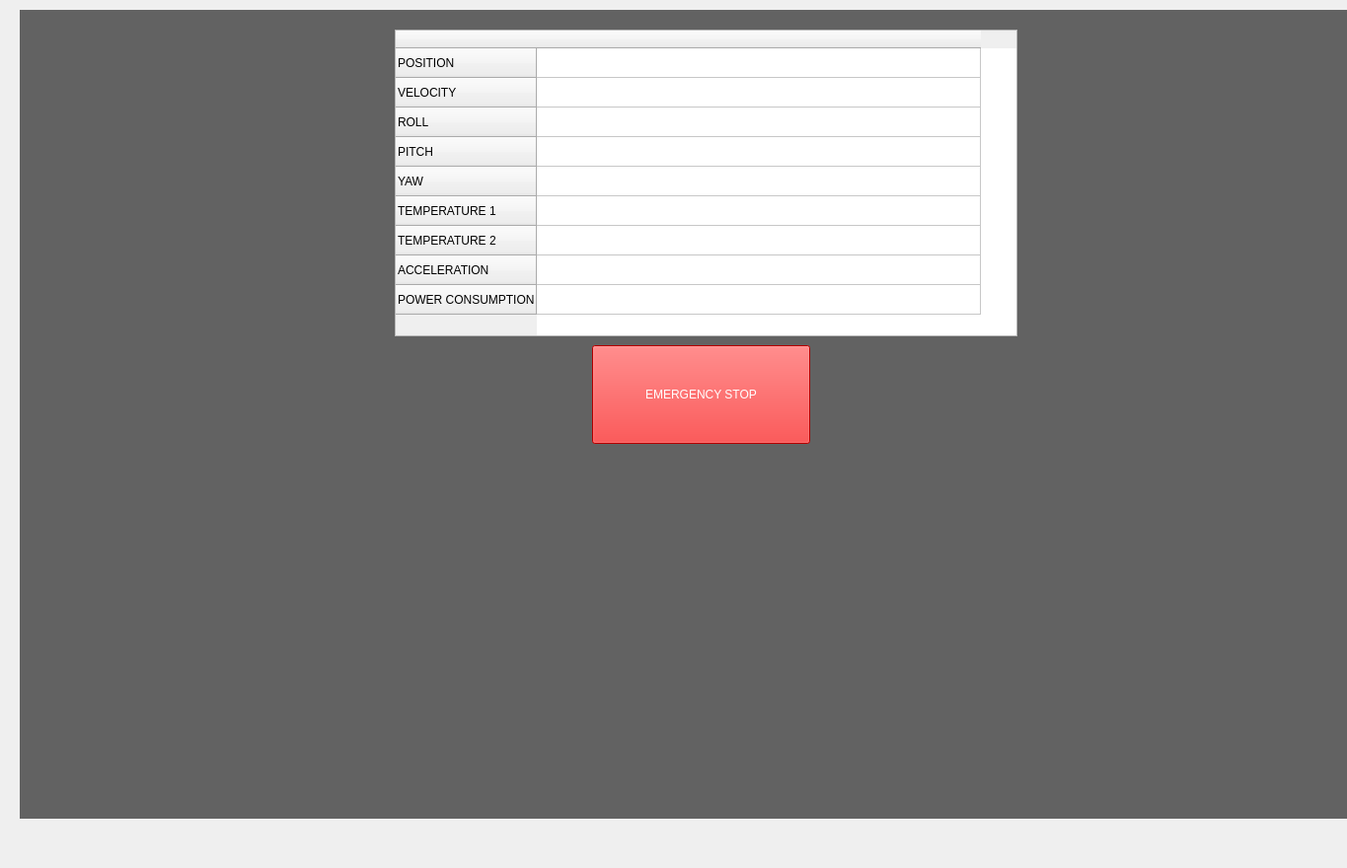
<?xml version="1.0" encoding="UTF-8"?>
<ui version="4.0">
 <class>MainWindow</class>
 <widget class="QMainWindow" name="MainWindow">
  <property name="enabled">
   <bool>true</bool>
  </property>
  <property name="geometry">
   <rect>
    <x>0</x>
    <y>0</y>
    <width>1365</width>
    <height>880</height>
   </rect>
  </property>
  <property name="windowTitle">
   <string>MainWindow</string>
  </property>
  <property name="autoFillBackground">
   <bool>false</bool>
  </property>
  <property name="styleSheet">
   <string notr="true"/>
  </property>
  <widget class="QWidget" name="centralwidget">
   <property name="enabled">
    <bool>true</bool>
   </property>
   <widget class="QPushButton" name="pushButton">
    <property name="enabled">
     <bool>true</bool>
    </property>
    <property name="geometry">
     <rect>
      <x>600</x>
      <y>350</y>
      <width>221</width>
      <height>100</height>
     </rect>
    </property>
    <property name="palette">
     <palette>
      <active>
       <colorrole role="WindowText">
        <brush brushstyle="SolidPattern">
         <color alpha="255">
          <red>255</red>
          <green>255</green>
          <blue>255</blue>
         </color>
        </brush>
       </colorrole>
       <colorrole role="Button">
        <brush brushstyle="SolidPattern">
         <color alpha="255">
          <red>255</red>
          <green>0</green>
          <blue>0</blue>
         </color>
        </brush>
       </colorrole>
       <colorrole role="Light">
        <brush brushstyle="SolidPattern">
         <color alpha="255">
          <red>255</red>
          <green>127</green>
          <blue>127</blue>
         </color>
        </brush>
       </colorrole>
       <colorrole role="Midlight">
        <brush brushstyle="SolidPattern">
         <color alpha="255">
          <red>255</red>
          <green>63</green>
          <blue>63</blue>
         </color>
        </brush>
       </colorrole>
       <colorrole role="Dark">
        <brush brushstyle="SolidPattern">
         <color alpha="255">
          <red>127</red>
          <green>0</green>
          <blue>0</blue>
         </color>
        </brush>
       </colorrole>
       <colorrole role="Mid">
        <brush brushstyle="SolidPattern">
         <color alpha="255">
          <red>170</red>
          <green>0</green>
          <blue>0</blue>
         </color>
        </brush>
       </colorrole>
       <colorrole role="Text">
        <brush brushstyle="SolidPattern">
         <color alpha="255">
          <red>255</red>
          <green>255</green>
          <blue>255</blue>
         </color>
        </brush>
       </colorrole>
       <colorrole role="BrightText">
        <brush brushstyle="SolidPattern">
         <color alpha="255">
          <red>255</red>
          <green>255</green>
          <blue>255</blue>
         </color>
        </brush>
       </colorrole>
       <colorrole role="ButtonText">
        <brush brushstyle="SolidPattern">
         <color alpha="255">
          <red>255</red>
          <green>255</green>
          <blue>255</blue>
         </color>
        </brush>
       </colorrole>
       <colorrole role="Base">
        <brush brushstyle="SolidPattern">
         <color alpha="255">
          <red>255</red>
          <green>0</green>
          <blue>0</blue>
         </color>
        </brush>
       </colorrole>
       <colorrole role="Window">
        <brush brushstyle="SolidPattern">
         <color alpha="255">
          <red>255</red>
          <green>0</green>
          <blue>0</blue>
         </color>
        </brush>
       </colorrole>
       <colorrole role="Shadow">
        <brush brushstyle="SolidPattern">
         <color alpha="255">
          <red>0</red>
          <green>0</green>
          <blue>0</blue>
         </color>
        </brush>
       </colorrole>
       <colorrole role="HighlightedText">
        <brush brushstyle="SolidPattern">
         <color alpha="255">
          <red>255</red>
          <green>255</green>
          <blue>255</blue>
         </color>
        </brush>
       </colorrole>
       <colorrole role="AlternateBase">
        <brush brushstyle="SolidPattern">
         <color alpha="255">
          <red>255</red>
          <green>127</green>
          <blue>127</blue>
         </color>
        </brush>
       </colorrole>
       <colorrole role="ToolTipBase">
        <brush brushstyle="SolidPattern">
         <color alpha="255">
          <red>255</red>
          <green>255</green>
          <blue>220</blue>
         </color>
        </brush>
       </colorrole>
       <colorrole role="ToolTipText">
        <brush brushstyle="SolidPattern">
         <color alpha="255">
          <red>0</red>
          <green>0</green>
          <blue>0</blue>
         </color>
        </brush>
       </colorrole>
      </active>
      <inactive>
       <colorrole role="WindowText">
        <brush brushstyle="SolidPattern">
         <color alpha="255">
          <red>255</red>
          <green>255</green>
          <blue>255</blue>
         </color>
        </brush>
       </colorrole>
       <colorrole role="Button">
        <brush brushstyle="SolidPattern">
         <color alpha="255">
          <red>255</red>
          <green>0</green>
          <blue>0</blue>
         </color>
        </brush>
       </colorrole>
       <colorrole role="Light">
        <brush brushstyle="SolidPattern">
         <color alpha="255">
          <red>255</red>
          <green>127</green>
          <blue>127</blue>
         </color>
        </brush>
       </colorrole>
       <colorrole role="Midlight">
        <brush brushstyle="SolidPattern">
         <color alpha="255">
          <red>255</red>
          <green>63</green>
          <blue>63</blue>
         </color>
        </brush>
       </colorrole>
       <colorrole role="Dark">
        <brush brushstyle="SolidPattern">
         <color alpha="255">
          <red>127</red>
          <green>0</green>
          <blue>0</blue>
         </color>
        </brush>
       </colorrole>
       <colorrole role="Mid">
        <brush brushstyle="SolidPattern">
         <color alpha="255">
          <red>170</red>
          <green>0</green>
          <blue>0</blue>
         </color>
        </brush>
       </colorrole>
       <colorrole role="Text">
        <brush brushstyle="SolidPattern">
         <color alpha="255">
          <red>255</red>
          <green>255</green>
          <blue>255</blue>
         </color>
        </brush>
       </colorrole>
       <colorrole role="BrightText">
        <brush brushstyle="SolidPattern">
         <color alpha="255">
          <red>255</red>
          <green>255</green>
          <blue>255</blue>
         </color>
        </brush>
       </colorrole>
       <colorrole role="ButtonText">
        <brush brushstyle="SolidPattern">
         <color alpha="255">
          <red>255</red>
          <green>255</green>
          <blue>255</blue>
         </color>
        </brush>
       </colorrole>
       <colorrole role="Base">
        <brush brushstyle="SolidPattern">
         <color alpha="255">
          <red>255</red>
          <green>0</green>
          <blue>0</blue>
         </color>
        </brush>
       </colorrole>
       <colorrole role="Window">
        <brush brushstyle="SolidPattern">
         <color alpha="255">
          <red>255</red>
          <green>0</green>
          <blue>0</blue>
         </color>
        </brush>
       </colorrole>
       <colorrole role="Shadow">
        <brush brushstyle="SolidPattern">
         <color alpha="255">
          <red>0</red>
          <green>0</green>
          <blue>0</blue>
         </color>
        </brush>
       </colorrole>
       <colorrole role="HighlightedText">
        <brush brushstyle="SolidPattern">
         <color alpha="255">
          <red>255</red>
          <green>255</green>
          <blue>255</blue>
         </color>
        </brush>
       </colorrole>
       <colorrole role="AlternateBase">
        <brush brushstyle="SolidPattern">
         <color alpha="255">
          <red>255</red>
          <green>127</green>
          <blue>127</blue>
         </color>
        </brush>
       </colorrole>
       <colorrole role="ToolTipBase">
        <brush brushstyle="SolidPattern">
         <color alpha="255">
          <red>255</red>
          <green>255</green>
          <blue>220</blue>
         </color>
        </brush>
       </colorrole>
       <colorrole role="ToolTipText">
        <brush brushstyle="SolidPattern">
         <color alpha="255">
          <red>0</red>
          <green>0</green>
          <blue>0</blue>
         </color>
        </brush>
       </colorrole>
      </inactive>
      <disabled>
       <colorrole role="WindowText">
        <brush brushstyle="SolidPattern">
         <color alpha="255">
          <red>255</red>
          <green>255</green>
          <blue>255</blue>
         </color>
        </brush>
       </colorrole>
       <colorrole role="Button">
        <brush brushstyle="SolidPattern">
         <color alpha="255">
          <red>255</red>
          <green>0</green>
          <blue>0</blue>
         </color>
        </brush>
       </colorrole>
       <colorrole role="Light">
        <brush brushstyle="SolidPattern">
         <color alpha="255">
          <red>255</red>
          <green>127</green>
          <blue>127</blue>
         </color>
        </brush>
       </colorrole>
       <colorrole role="Midlight">
        <brush brushstyle="SolidPattern">
         <color alpha="255">
          <red>255</red>
          <green>63</green>
          <blue>63</blue>
         </color>
        </brush>
       </colorrole>
       <colorrole role="Dark">
        <brush brushstyle="SolidPattern">
         <color alpha="255">
          <red>127</red>
          <green>0</green>
          <blue>0</blue>
         </color>
        </brush>
       </colorrole>
       <colorrole role="Mid">
        <brush brushstyle="SolidPattern">
         <color alpha="255">
          <red>170</red>
          <green>0</green>
          <blue>0</blue>
         </color>
        </brush>
       </colorrole>
       <colorrole role="Text">
        <brush brushstyle="SolidPattern">
         <color alpha="255">
          <red>255</red>
          <green>255</green>
          <blue>255</blue>
         </color>
        </brush>
       </colorrole>
       <colorrole role="BrightText">
        <brush brushstyle="SolidPattern">
         <color alpha="255">
          <red>255</red>
          <green>255</green>
          <blue>255</blue>
         </color>
        </brush>
       </colorrole>
       <colorrole role="ButtonText">
        <brush brushstyle="SolidPattern">
         <color alpha="255">
          <red>255</red>
          <green>255</green>
          <blue>255</blue>
         </color>
        </brush>
       </colorrole>
       <colorrole role="Base">
        <brush brushstyle="SolidPattern">
         <color alpha="255">
          <red>255</red>
          <green>0</green>
          <blue>0</blue>
         </color>
        </brush>
       </colorrole>
       <colorrole role="Window">
        <brush brushstyle="SolidPattern">
         <color alpha="255">
          <red>255</red>
          <green>0</green>
          <blue>0</blue>
         </color>
        </brush>
       </colorrole>
       <colorrole role="Shadow">
        <brush brushstyle="SolidPattern">
         <color alpha="255">
          <red>0</red>
          <green>0</green>
          <blue>0</blue>
         </color>
        </brush>
       </colorrole>
       <colorrole role="HighlightedText">
        <brush brushstyle="SolidPattern">
         <color alpha="255">
          <red>255</red>
          <green>255</green>
          <blue>255</blue>
         </color>
        </brush>
       </colorrole>
       <colorrole role="AlternateBase">
        <brush brushstyle="SolidPattern">
         <color alpha="255">
          <red>255</red>
          <green>0</green>
          <blue>0</blue>
         </color>
        </brush>
       </colorrole>
       <colorrole role="ToolTipBase">
        <brush brushstyle="SolidPattern">
         <color alpha="255">
          <red>255</red>
          <green>255</green>
          <blue>220</blue>
         </color>
        </brush>
       </colorrole>
       <colorrole role="ToolTipText">
        <brush brushstyle="SolidPattern">
         <color alpha="255">
          <red>0</red>
          <green>0</green>
          <blue>0</blue>
         </color>
        </brush>
       </colorrole>
      </disabled>
     </palette>
    </property>
    <property name="acceptDrops">
     <bool>true</bool>
    </property>
    <property name="autoFillBackground">
     <bool>false</bool>
    </property>
    <property name="styleSheet">
     <string notr="true">background-color: red;
selection-color: white;
color:white;
</string>
    </property>
    <property name="text">
     <string>EMERGENCY STOP</string>
    </property>
   </widget>
   <widget class="QLabel" name="label">
    <property name="geometry">
     <rect>
      <x>20</x>
      <y>10</y>
      <width>1420</width>
      <height>820</height>
     </rect>
    </property>
    <property name="styleSheet">
     <string notr="true">background-color: rgb(98, 98, 98);</string>
    </property>
    <property name="text">
     <string/>
    </property>
   </widget>
   <widget class="QLabel" name="label_2">
    <property name="geometry">
     <rect>
      <x>-70</x>
      <y>190</y>
      <width>1420</width>
      <height>880</height>
     </rect>
    </property>
    <property name="styleSheet">
     <string notr="true">image: url(:/newPrefix/backgroundtransparent.png);</string>
    </property>
    <property name="text">
     <string/>
    </property>
   </widget>
   <widget class="QTableWidget" name="tableWidget">
    <property name="geometry">
     <rect>
      <x>400</x>
      <y>30</y>
      <width>631</width>
      <height>311</height>
     </rect>
    </property>
    <property name="acceptDrops">
     <bool>true</bool>
    </property>
    <attribute name="horizontalHeaderDefaultSectionSize">
     <number>450</number>
    </attribute>
    <attribute name="horizontalHeaderMinimumSectionSize">
     <number>50</number>
    </attribute>
    <row>
     <property name="text">
      <string>POSITION</string>
     </property>
    </row>
    <row>
     <property name="text">
      <string>VELOCITY</string>
     </property>
    </row>
    <row>
     <property name="text">
      <string>ROLL</string>
     </property>
    </row>
    <row>
     <property name="text">
      <string>PITCH</string>
     </property>
    </row>
    <row>
     <property name="text">
      <string>YAW</string>
     </property>
    </row>
    <row>
     <property name="text">
      <string>TEMPERATURE 1</string>
     </property>
    </row>
    <row>
     <property name="text">
      <string>TEMPERATURE 2</string>
     </property>
    </row>
    <row>
     <property name="text">
      <string>ACCELERATION</string>
     </property>
    </row>
    <row>
     <property name="text">
      <string>POWER CONSUMPTION</string>
     </property>
    </row>
    <column>
     <property name="text">
      <string/>
     </property>
    </column>
    <item row="0" column="0">
     <property name="text">
      <string/>
     </property>
     <property name="font">
      <font>
       <pointsize>17</pointsize>
      </font>
     </property>
     <property name="background">
      <brush brushstyle="NoBrush">
       <color alpha="255">
        <red>0</red>
        <green>0</green>
        <blue>0</blue>
       </color>
      </brush>
     </property>
     <property name="foreground">
      <brush brushstyle="NoBrush">
       <color alpha="255">
        <red>254</red>
        <green>2</green>
        <blue>3</blue>
       </color>
      </brush>
     </property>
    </item>
    <item row="1" column="0">
     <property name="text">
      <string notr="true"/>
     </property>
     <property name="background">
      <brush brushstyle="NoBrush">
       <color alpha="255">
        <red>255</red>
        <green>255</green>
        <blue>255</blue>
       </color>
      </brush>
     </property>
     <property name="foreground">
      <brush brushstyle="NoBrush">
       <color alpha="255">
        <red>255</red>
        <green>255</green>
        <blue>255</blue>
       </color>
      </brush>
     </property>
    </item>
    <item row="5" column="0">
     <property name="text">
      <string/>
     </property>
    </item>
    <item row="6" column="0">
     <property name="text">
      <string/>
     </property>
     <property name="flags">
      <set>ItemIsSelectable|ItemIsEditable|ItemIsDragEnabled|ItemIsUserCheckable|ItemIsEnabled</set>
     </property>
    </item>
   </widget>
   <widget class="QLabel" name="label_4">
    <property name="geometry">
     <rect>
      <x>1325</x>
      <y>10</y>
      <width>101</width>
      <height>51</height>
     </rect>
    </property>
    <property name="styleSheet">
     <string notr="true">image: url(:/newPrefix/Custom-Icon-Design-Mono-General-3-Wifi.ico);</string>
    </property>
    <property name="text">
     <string/>
    </property>
   </widget>
   <widget class="QLabel" name="label_7">
    <property name="geometry">
     <rect>
      <x>1200</x>
      <y>10</y>
      <width>121</width>
      <height>111</height>
     </rect>
    </property>
    <property name="styleSheet">
     <string notr="true">image: url(:/newPrefix/wpid-1111.jpg);</string>
    </property>
    <property name="text">
     <string>TextLabel</string>
    </property>
   </widget>
   <zorder>label_7</zorder>
   <zorder>label</zorder>
   <zorder>label_2</zorder>
   <zorder>label_4</zorder>
   <zorder>tableWidget</zorder>
   <zorder>pushButton</zorder>
  </widget>
 </widget>
 <resources>
  <include location="../GUI/transparentbackground.qrc"/>
  <include location="../GUI/wifi.qrc"/>
 </resources>
 <connections/>
</ui>
